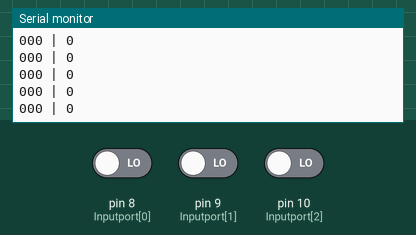
This sketch was run on a simulated Arduino Uno, built with avr-gcc and run on an emulated ATmega328P. Parts: the last lines printed to the serial monitor. The test bench sets the inputs (shaded band); at power-on: pin 8 (Inputport[0]) LOW, pin 9 (Inputport[1]) LOW, pin 10 (Inputport[2]) LOW.

Above: at 1.2 s.
1.3 s: pin 8 (Inputport[0]) driven HIGH
At 2.3 s:
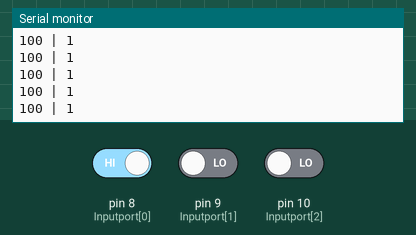
4.3 s: pin 9 (Inputport[1]) driven HIGH
At 4.8 s:
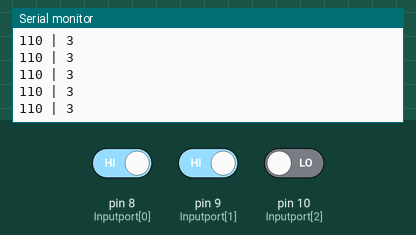
5.8 s: pin 10 (Inputport[2]) driven HIGH
At 6.8 s:
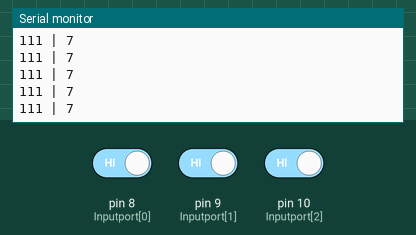
8.8 s: pin 8 (Inputport[0]) driven LOW
At 9.5 s:
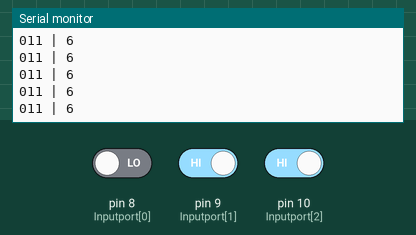
10.3 s: pin 9 (Inputport[1]) driven LOW
At 11.4 s:
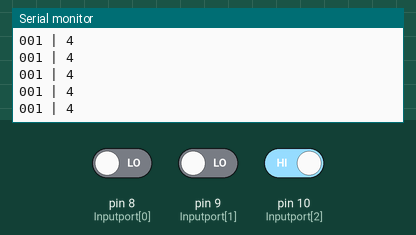
Timing chart, 0 to 12.8 s (numbered marks = the images above; inputs shaded):
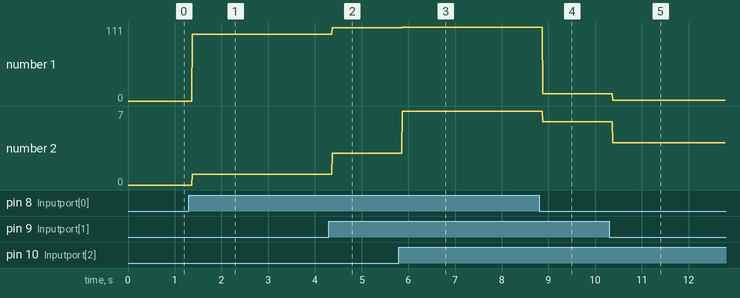

The sketch:

Binara_knappar.ino
```cpp
int Inputport[] = {8,9,10};
int TotPins = 3;

void setup() {
  // put your setup code here, to run once:
  Serial.begin(9600);
  for (int i = 0;i < TotPins;i++){
    pinMode(Inputport[i], INPUT);
  }

}


void loop() {
  // put your main code here, to run repeatedly:
  String nums = "";
  for (int i = 0;i < TotPins; i++){
    nums += digitalRead(Inputport[i]);
  }

  int btnVal = 0;
  for (int i = 0;i < TotPins; i++){
    btnVal += digitalRead(Inputport[i])*(1 << i);

  }


  Serial.println(nums + " | " + btnVal);

}
```

Measured:
- after the input at 1.3 s, the serial monitor: prints a new line after 0.08 s (image 1)
- after the input at 4.3 s, the serial monitor: prints a new line after 0.07 s (image 2)
- after the input at 5.8 s, the serial monitor: prints a new line after 0.07 s (image 3)
- after the input at 8.8 s, the serial monitor: prints a new line after 0.07 s (image 4)
- after the input at 10.3 s, the serial monitor: prints a new line after 0.07 s (image 5)
- plotted number 1: 0 → 100 after the input at 1.3 s, 100 → 110 after the input at 4.3 s, 110 → 111 after the input at 5.8 s, 111 → 11 after the input at 8.8 s, 11 → 1 after the input at 10.3 s
- plotted number 2: 0 → 1 after the input at 1.3 s, 1 → 3 after the input at 4.3 s, 3 → 7 after the input at 5.8 s, 7 → 6 after the input at 8.8 s, 6 → 4 after the input at 10.3 s
